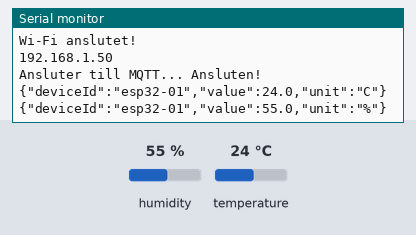
The sketch below on a simulated ESP32. Parts: the last lines printed to the serial monitor. The test bench sets the inputs (shaded band); at power-on: humidity 55 %, temperature 24 °C. WiFi joins after 1.5 s; servers stay silent unless stated; no MQTT or app messages arrive unless stated.

Above: at 2.7 s.
2.8 s: humidity set to 22 %
At 7.5 s:
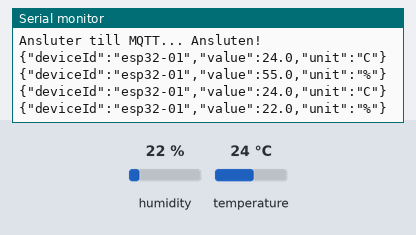
8.8 s: temperature set to 12 °C
At 12.3 s:
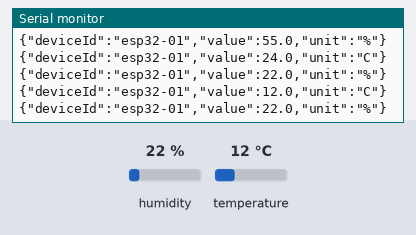
14.8 s: humidity set to 40 %
At 17.1 s:
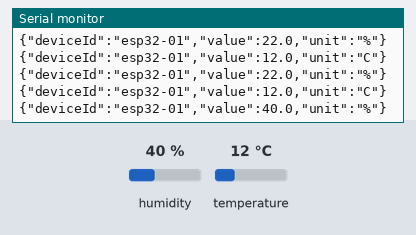
Timing chart, 0 to 18.6 s (numbered marks = the images above; inputs shaded):
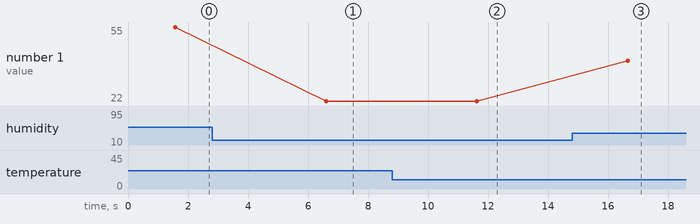

Measured:
- after the input at 2.8 s, the serial monitor: prints a new line after 3.8 s (image 1)
- after the input at 8.8 s, the serial monitor: prints a new line after 2.8 s (image 2)
- after the input at 14.8 s, the serial monitor: prints a new line after 1.9 s (image 3)
- plotted number 1: 55 → 22 after the input at 2.8 s, 22 → 40 after the input at 14.8 s

The sketch:

ESP32_Telemetry.ino
```cpp
#include <WiFi.h>
#include <PubSubClient.h>
#include <DHT.h>

// DHT11
#define DHTPIN 4
#define DHTTYPE DHT11

DHT dht(DHTPIN, DHTTYPE);

// Wi-Fi
const char* wifi_ssid = " ";
const char* wifi_password = " ";

// MQTT - Raspberry Pi
const char* mqtt_server = "172.20.10.2";
const int mqtt_port = 1883;
const char* mqtt_user = "esp32";
const char* mqtt_password = " ";

WiFiClient espClient;
PubSubClient mqtt(espClient);

void connectWiFi() {
  WiFi.begin(wifi_ssid, wifi_password);

  Serial.print("Ansluter till Wi-Fi");

  while (WiFi.status() != WL_CONNECTED) {
    delay(500);
    Serial.print(".");
  }

  Serial.println("\nWi-Fi anslutet!");
  Serial.println(WiFi.localIP());
}

void connectMQTT() {
  while (!mqtt.connected()) {
    Serial.print("Ansluter till MQTT... ");

    if (mqtt.connect("esp32-01", mqtt_user, mqtt_password)) {
      Serial.println("Ansluten!");
    } else {
      Serial.print("Misslyckades, kod: ");
      Serial.println(mqtt.state());
      delay(5000);
    }
  }
}

void setup() {
  Serial.begin(115200);
  dht.begin();

  connectWiFi();
  mqtt.setServer(mqtt_server, mqtt_port);
}

void loop() {
  if (!mqtt.connected()) {
    connectMQTT();
  }

  mqtt.loop();

  float temperature = dht.readTemperature();
  float humidity = dht.readHumidity();

  if (!isnan(temperature) && !isnan(humidity)) {
    char tempJson[100];
    char humidityJson[100];

    snprintf(tempJson, sizeof(tempJson),
             "{\"deviceId\":\"esp32-01\",\"value\":%.1f,\"unit\":\"C\"}",
             temperature);

    snprintf(humidityJson, sizeof(humidityJson),
             "{\"deviceId\":\"esp32-01\",\"value\":%.1f,\"unit\":\"%%\"}",
             humidity);

    mqtt.publish("sensors/esp32-01/telemetry", tempJson);
    mqtt.publish("sensors/esp32-01/telemetry", humidityJson);

    Serial.println(tempJson);
    Serial.println(humidityJson);
  } else {
    Serial.println("Kunde inte läsa DHT11!");
  }

  delay(5000);
}
```
